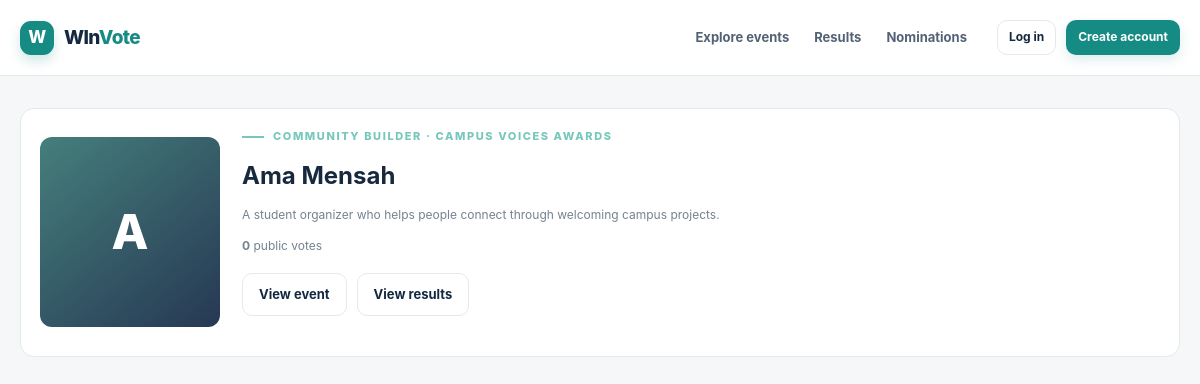
/contestant.php?contestant_id=1, run on the app's committed database.
### tables this page shows
CREATE TABLE IF NOT EXISTS contestants (
  id BIGINT UNSIGNED NOT NULL AUTO_INCREMENT,
  event_id BIGINT UNSIGNED NOT NULL,
  nomination_id BIGINT UNSIGNED NULL,
  created_by BIGINT UNSIGNED NOT NULL,
  display_name VARCHAR(160) NOT NULL,
  biography TEXT NULL,
  profile_image_key VARCHAR(500) NULL,
  contestant_status ENUM('pending', 'active', 'inactive', 'disqualified') NOT NULL DEFAULT 'pending',
  public_vote_counts TINYINT(1) NOT NULL DEFAULT 0,
  created_at DATETIME NOT NULL DEFAULT CURRENT_TIMESTAMP,
  updated_at DATETIME NOT NULL DEFAULT CURRENT_TIMESTAMP ON UPDATE CURRENT_TIMESTAMP,
  PRIMARY KEY (id),
  UNIQUE KEY uq_contestant_event_nomination (event_id, nomination_id),
  UNIQUE KEY uq_contestant_id_event (id, event_id),
  KEY idx_contestants_event_status (event_id, contestant_status),
  CONSTRAINT fk_contestants_event FOREIGN KEY (event_id) REFERENCES events (id)
    ON UPDATE CASCADE ON DELETE RESTRICT,
  CONSTRAINT fk_contestants_nomination_event FOREIGN KEY (nomination_id, event_id)
    REFERENCES nominations (id, event_id) ON UPDATE CASCADE ON DELETE RESTRICT,
  CONSTRAINT fk_contestants_creator FOREIGN KEY (created_by) REFERENCES users (id)
    ON UPDATE CASCADE ON DELETE RESTRICT
);

CREATE TABLE IF NOT EXISTS categories (
  id BIGINT UNSIGNED NOT NULL AUTO_INCREMENT,
  event_id BIGINT UNSIGNED NOT NULL,
  name VARCHAR(140) NOT NULL,
  description TEXT NULL,
  image_key VARCHAR(40) NULL,
  category_status ENUM('active', 'inactive') NOT NULL DEFAULT 'active',
  created_at DATETIME NOT NULL DEFAULT CURRENT_TIMESTAMP,
  updated_at DATETIME NOT NULL DEFAULT CURRENT_TIMESTAMP ON UPDATE CURRENT_TIMESTAMP,
  PRIMARY KEY (id),
  UNIQUE KEY uq_categories_event_name (event_id, name),
  UNIQUE KEY uq_categories_id_event (id, event_id),
  KEY idx_categories_event_status (event_id, category_status),
  CONSTRAINT fk_categories_event FOREIGN KEY (event_id) REFERENCES events (id)
    ON UPDATE CASCADE ON DELETE RESTRICT
);

CREATE TABLE IF NOT EXISTS events (
  id BIGINT UNSIGNED NOT NULL AUTO_INCREMENT,
  organizer_id BIGINT UNSIGNED NOT NULL,
  created_by BIGINT UNSIGNED NOT NULL,
  name VARCHAR(180) NOT NULL,
  slug VARCHAR(200) NOT NULL,
  event_type VARCHAR(80) NOT NULL,
  description TEXT NOT NULL,
  event_status ENUM('draft', 'pending_review', 'published', 'paused', 'closed', 'finalized', 'rejected') NOT NULL DEFAULT 'draft',
  voting_mode ENUM('free_multiple', 'paid_multiple', 'restricted_single') NOT NULL DEFAULT 'free_multiple',
  result_visibility ENUM('hidden', 'live', 'after_close', 'organizer_only') NOT NULL DEFAULT 'after_close',
  starts_at DATETIME NOT NULL,
  ends_at DATETIME NOT NULL,
  max_votes_per_voter SMALLINT UNSIGNED NULL,
  price_per_vote DECIMAL(12,2) NOT NULL DEFAULT 0.00,
  currency CHAR(3) NOT NULL DEFAULT 'GHS',
  nomination_opens_at DATETIME NULL,
  nomination_closes_at DATETIME NULL,
  cover_image_key VARCHAR(40) NULL,
  approved_by BIGINT UNSIGNED NULL,
  approved_at DATETIME NULL,
  finalized_by BIGINT UNSIGNED NULL,
  finalized_at DATETIME NULL,
  created_at DATETIME NOT NULL DEFAULT CURRENT_TIMESTAMP,
  updated_at DATETIME NOT NULL DEFAULT CURRENT_TIMESTAMP ON UPDATE CURRENT_TIMESTAMP,
  PRIMARY KEY (id),
  UNIQUE KEY uq_event_slug (slug),
  UNIQUE KEY uq_event_id_organizer (id, organizer_id),
  KEY idx_events_public (event_status, starts_at, ends_at),
  KEY idx_events_organizer_status (organizer_id, event_status, created_at),
  CONSTRAINT fk_events_organizer FOREIGN KEY (organizer_id) REFERENCES organizer_profiles (id)
    ON UPDATE CASCADE ON DELETE RESTRICT,
  CONSTRAINT fk_events_creator FOREIGN KEY (created_by) REFERENCES users (id)
    ON UPDATE CASCADE ON DELETE RESTRICT,
  CONSTRAINT fk_events_approver FOREIGN KEY (approved_by) REFERENCES users (id)
    ON UPDATE CASCADE ON DELETE SET NULL,
  CONSTRAINT fk_events_finalizer FOREIGN KEY (finalized_by) REFERENCES users (id)
    ON UPDATE CASCADE ON DELETE SET NULL
);

### src/Services/EventService.php (called while the page is built, shortened)
<?php
final class EventService
{
    public function publicContestantDetails(int $contestantId): ?array
    {
        $statement->execute(['contestant_id' => $contestantId]);
        $contestant = $statement->fetch();
        return is_array($contestant) ? $contestant : null;
    }
}

### contestant.php (the view, shortened to what this page needs)
<?php
function public_contestant_escape(string $value): string
{
    return htmlspecialchars($value, ENT_QUOTES | ENT_SUBSTITUTE, 'UTF-8');
}
$contestantId = filter_var($_GET['contestant_id'] ?? null, FILTER_VALIDATE_INT);
$contestant = null;
$errorMessage = null;
try {
    $database = database_connection();
    $contestant = (new EventService($database, new AccessControl($database)))
        ->publicContestantDetails((int) $contestantId);
} catch (PDOException $exception) {
    error_log('WInVote public nominee database error: ' . $exception->getMessage());
    http_response_code(503);
    $errorMessage = 'Nominee details are temporarily unavailable. Please try again later.';
} catch (DomainException | InvalidArgumentException $exception) {
    $errorMessage = $exception->getMessage();
}
?>
<!doctype html>
<html lang="en">
<head>
  <link rel="stylesheet" href="assets/css/app.css">
</head>
<body>
  <header class="site-header"><div class="container nav-inner">
    <a class="brand" href="index.php"><span class="brand-mark">W</span><span>WIn<em>Vote</em></span></a>
    <nav class="public-nav" style="display:flex"><a href="events.php">Explore events</a><a href="results.php">Results</a><a href="nominate.php">Nominations</a></nav>
    <div class="nav-actions"><a class="btn btn-secondary btn-sm" href="auth.php?action=login">Log in</a><a class="btn btn-primary btn-sm" href="auth.php?action=register">Create account</a></div>
  </div></header>
  <main class="content-section"><div class="container">
    <?php if ($errorMessage !== null): ?>
      <section class="panel" role="alert"><h1>Nominee unavailable</h1><p><?= public_contestant_escape($errorMessage) ?></p><a class="btn btn-secondary" href="events.php">Explore events</a></section>
    <?php elseif (is_array($contestant)): ?>
      <section class="panel contestant-profile">
        <?php if (!empty($contestant['profile_image_key'])): ?><img class="contestant-profile-image" src="image.php?key=<?= rawurlencode((string) $contestant['profile_image_key']) ?>" alt=""><?php else: ?><div class="contestant-profile-portrait portrait"><?= public_contestant_escape(mb_strtoupper(mb_substr((string) $contestant['display_name'], 0, 1, 'UTF-8'), 'UTF-8')) ?></div><?php endif; ?>
        <div class="contestant-profile-content">
          <span class="eyebrow"><?= public_contestant_escape($contestant['category_name']) ?> · <?= public_contestant_escape($contestant['event_name']) ?></span>
          <h1><?= public_contestant_escape($contestant['display_name']) ?></h1>
          <p><?= nl2br(public_contestant_escape((string) ($contestant['biography'] ?? ''))) ?></p>
          <?php if ($contestant['public_vote_count'] !== null): ?><p><strong><?= number_format((int) $contestant['public_vote_count']) ?></strong> public votes</p><?php endif; ?>
          <div class="filter-row">
            <a class="btn btn-secondary" href="event.php?event_id=<?= (int) $contestant['event_id'] ?>">View event</a>
            <?php if ((int) $contestant['has_public_results'] === 1): ?><a class="btn btn-secondary" href="results.php?event_id=<?= (int) $contestant['event_id'] ?>">View results</a><?php endif; ?>
          </div>
        </div>
      </section>
    <?php endif; ?>
  </div></main>
</body>
</html>

### assets/css/app.css (style rules this page uses)
:root { color-scheme: light; --navy: #14283f; --navy-deep: #0c1c2f; --teal: #168b83; --teal-dark: #0e6f69; --teal-soft: #e7f5f2; --gold: #e9b65c; --canvas: #f5f7f8; --surface: #fff; --ink: #172a3d; --muted: #748292; --line: #e4e9ec; --green: #238567; --green-soft: #e7f5ef; --amber: #a96814; --amber-soft: #fff4df; --red: #b94d51; --red-soft: #fff0ef; --shadow: 0 14px 36px rgba(20, 40, 63, .07); --radius: 16px; font-family: Inter, "Segoe UI", Arial, sans-serif; }
* { box-sizing: border-box; }
body { margin: 0; color: var(--ink); background: var(--canvas); line-height: 1.55; }
button, a { -webkit-tap-highlight-color: transparent; }
a { color: inherit; text-decoration: none; }
.container { width: min(1160px, calc(100% - 40px)); margin: 0 auto; }
.site-header { height: 76px; background: rgba(255,255,255,.96); border-bottom: 1px solid var(--line); display:flex; align-items:center; position:sticky; top:0; z-index:20; }
.nav-inner { display:flex; align-items:center; gap:30px; }
.brand { display:flex; align-items:center; gap:10px; font-size:19px; font-weight:800; letter-spacing:-.6px; color:var(--navy); white-space:nowrap; }
.brand-mark { width:34px; height:34px; border-radius:11px; display:grid; place-items:center; color:white; background:var(--teal); font-weight:800; font-size:17px; box-shadow:0 6px 12px #168b8333; }
.brand span:last-child em { color:var(--teal); font-style:normal; }
.public-nav { display:flex; gap:25px; margin-left:auto; align-items:center; color:#526274; font-size:13px; font-weight:650; }
.nav-actions { display:flex; gap:10px; align-items:center; }
.btn { display:inline-flex; align-items:center; justify-content:center; gap:8px; border:1px solid transparent; border-radius:10px; padding:10px 16px; font-size:13px; font-weight:700; transition:.18s ease; }
.btn-primary { background:var(--teal); color:#fff; box-shadow:0 5px 12px #168b8325; }
.btn-secondary { background:#fff; color:var(--navy); border-color:var(--line); }
.btn-sm { padding:7px 11px; font-size:12px; }
.eyebrow { color:#77c7bc; font-size:11px; font-weight:800; letter-spacing:1.6px; text-transform:uppercase; display:flex; align-items:center; gap:9px; }
.eyebrow:before { content:""; display:block; width:22px; height:2px; background:currentColor; }
h1,h2,h3,p { margin-top:0; }
.content-section { padding:32px 0 64px; }
.filter-row { display:flex; gap:10px; align-items:center; flex-wrap:wrap; margin-bottom:21px; }
.panel { background:white; border:1px solid var(--line); border-radius:14px; padding:19px; }
.panel p { color:var(--muted); font-size:12px; }
.portrait { height:122px; display:grid; place-items:center; color:#fff; font-size:29px; font-weight:800; background:linear-gradient(140deg,#457f7c,#263853); }
.contestant-profile { display:grid; grid-template-columns:180px minmax(0,1fr); gap:22px; align-items:center; }
.contestant-profile-content { min-width:0; }
.contestant-profile-content h1 { margin:12px 0; }
.contestant-profile-content .filter-row { margin-top:18px; }
.contestant-profile-portrait { height:190px; border-radius:12px; font-size:48px; }

### data on the page
contestants: display_name "A", categories.name "COMMUNITY BUILDER", events.name "CAMPUS VOICES AWARDS", display_name "Ama Mensah", biography "A student organizer who helps people connect through welcoming campus projects."

### other printed values
$contestant['public_vote_count'] "0"
